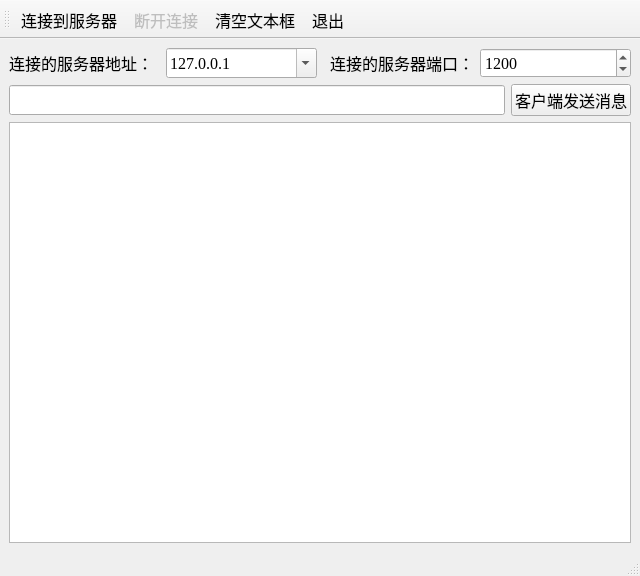
<?xml version="1.0" encoding="UTF-8"?>
<ui version="4.0">
 <class>TCPClient</class>
 <widget class="QMainWindow" name="TCPClient">
  <property name="geometry">
   <rect>
    <x>0</x>
    <y>0</y>
    <width>640</width>
    <height>576</height>
   </rect>
  </property>
  <property name="font">
   <font>
    <family>Times New Roman</family>
    <pointsize>12</pointsize>
   </font>
  </property>
  <property name="windowTitle">
   <string>TCPClient</string>
  </property>
  <widget class="QWidget" name="centralwidget">
   <layout class="QGridLayout" name="gridLayout">
    <item row="0" column="0">
     <layout class="QVBoxLayout" name="verticalLayout">
      <item>
       <layout class="QHBoxLayout" name="horizontalLayout_4">
        <item>
         <layout class="QHBoxLayout" name="horizontalLayout">
          <item>
           <widget class="QLabel" name="label">
            <property name="minimumSize">
             <size>
              <width>80</width>
              <height>30</height>
             </size>
            </property>
            <property name="text">
             <string>连接的服务器地址：</string>
            </property>
           </widget>
          </item>
          <item>
           <widget class="QComboBox" name="comboServer">
            <property name="minimumSize">
             <size>
              <width>130</width>
              <height>30</height>
             </size>
            </property>
            <property name="editable">
             <bool>true</bool>
            </property>
            <item>
             <property name="text">
              <string>127.0.0.1</string>
             </property>
            </item>
            <item>
             <property name="text">
              <string>localHost</string>
             </property>
            </item>
           </widget>
          </item>
         </layout>
        </item>
        <item>
         <layout class="QHBoxLayout" name="horizontalLayout_2">
          <item>
           <widget class="QLabel" name="label_2">
            <property name="minimumSize">
             <size>
              <width>80</width>
              <height>30</height>
             </size>
            </property>
            <property name="text">
             <string>连接的服务器端口：</string>
            </property>
            <property name="alignment">
             <set>Qt::AlignRight|Qt::AlignTrailing|Qt::AlignVCenter</set>
            </property>
           </widget>
          </item>
          <item>
           <widget class="QSpinBox" name="spinPort">
            <property name="minimumSize">
             <size>
              <width>80</width>
              <height>30</height>
             </size>
            </property>
            <property name="minimum">
             <number>1</number>
            </property>
            <property name="maximum">
             <number>65535</number>
            </property>
            <property name="value">
             <number>1200</number>
            </property>
           </widget>
          </item>
         </layout>
        </item>
       </layout>
      </item>
      <item>
       <layout class="QHBoxLayout" name="horizontalLayout_3">
        <item>
         <widget class="QLineEdit" name="editMsg">
          <property name="minimumSize">
           <size>
            <width>300</width>
            <height>30</height>
           </size>
          </property>
         </widget>
        </item>
        <item>
         <widget class="QPushButton" name="btnSend">
          <property name="minimumSize">
           <size>
            <width>80</width>
            <height>30</height>
           </size>
          </property>
          <property name="text">
           <string>客户端发送消息</string>
          </property>
         </widget>
        </item>
       </layout>
      </item>
     </layout>
    </item>
    <item row="1" column="0">
     <widget class="QPlainTextEdit" name="plainTextEdit"/>
    </item>
   </layout>
  </widget>
  <widget class="QStatusBar" name="statusbar"/>
  <widget class="QToolBar" name="toolBar">
   <property name="windowTitle">
    <string>toolBar</string>
   </property>
   <property name="toolButtonStyle">
    <enum>Qt::ToolButtonTextBesideIcon</enum>
   </property>
   <attribute name="toolBarArea">
    <enum>TopToolBarArea</enum>
   </attribute>
   <attribute name="toolBarBreak">
    <bool>false</bool>
   </attribute>
   <addaction name="actConnect"/>
   <addaction name="actDisconnect"/>
   <addaction name="actClear"/>
   <addaction name="actQuit"/>
  </widget>
  <action name="actConnect">
   <property name="icon">
    <iconset resource="images.qrc">
     <normaloff>:/images/051.JPG</normaloff>:/images/051.JPG</iconset>
   </property>
   <property name="text">
    <string>连接到服务器</string>
   </property>
   <property name="toolTip">
    <string>连接到TCP服务器</string>
   </property>
  </action>
  <action name="actDisconnect">
   <property name="enabled">
    <bool>false</bool>
   </property>
   <property name="icon">
    <iconset resource="images.qrc">
     <normaloff>:/images/075.JPG</normaloff>:/images/075.JPG</iconset>
   </property>
   <property name="text">
    <string>断开连接</string>
   </property>
   <property name="toolTip">
    <string>断开TCP连接</string>
   </property>
  </action>
  <action name="actQuit">
   <property name="icon">
    <iconset resource="images.qrc">
     <normaloff>:/images/132.bmp</normaloff>:/images/132.bmp</iconset>
   </property>
   <property name="text">
    <string>退出</string>
   </property>
   <property name="toolTip">
    <string>退出本窗口</string>
   </property>
  </action>
  <action name="actClear">
   <property name="icon">
    <iconset resource="images.qrc">
     <normaloff>:/images/212.bmp</normaloff>:/images/212.bmp</iconset>
   </property>
   <property name="text">
    <string>清空文本框</string>
   </property>
   <property name="toolTip">
    <string>清空文本框</string>
   </property>
  </action>
 </widget>
 <resources>
  <include location="images.qrc"/>
 </resources>
 <connections>
  <connection>
   <sender>actQuit</sender>
   <signal>triggered()</signal>
   <receiver>TCPClient</receiver>
   <slot>close()</slot>
   <hints>
    <hint type="sourcelabel">
     <x>-1</x>
     <y>-1</y>
    </hint>
    <hint type="destinationlabel">
     <x>319</x>
     <y>287</y>
    </hint>
   </hints>
  </connection>
 </connections>
</ui>
